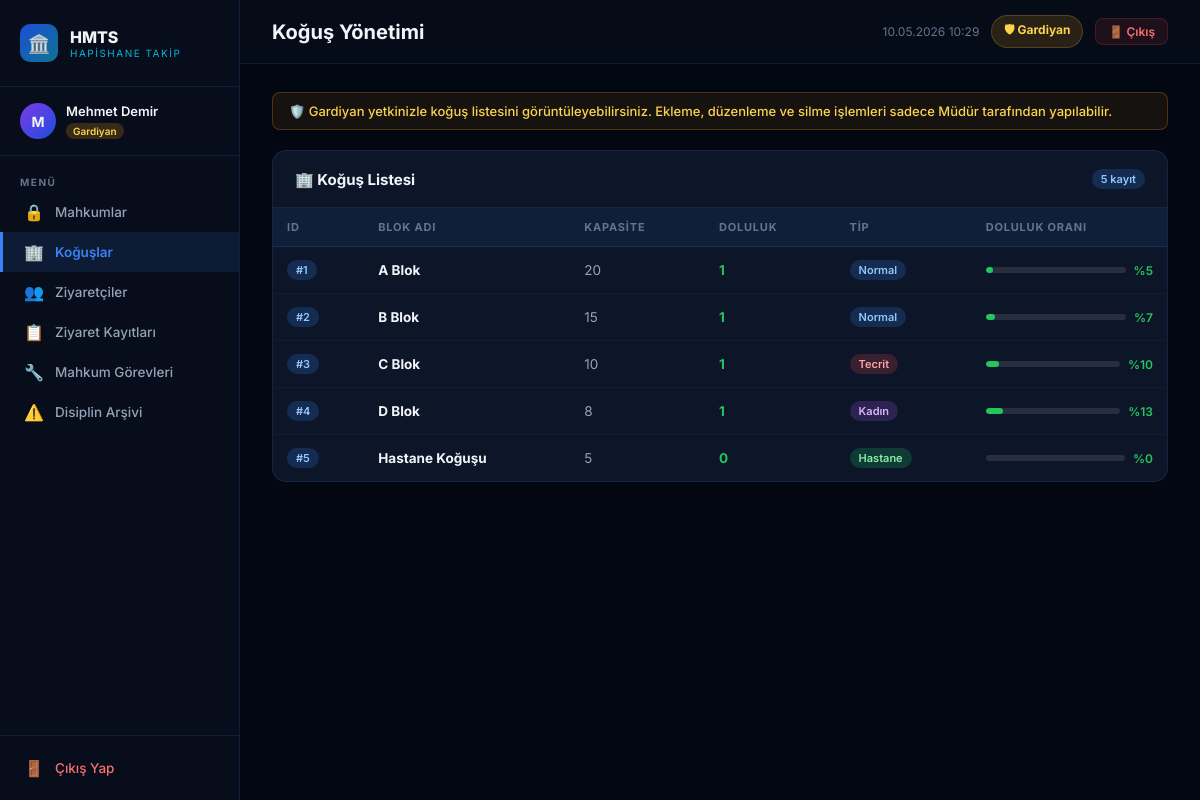
Page /frontend/koguslar.php (signed in) on the committed database.
### tables this page shows
CREATE TABLE IF NOT EXISTS koguslar (
    kogus_id   INT AUTO_INCREMENT PRIMARY KEY,
    blok_adi   VARCHAR(100) NOT NULL,
    kapasite   INT DEFAULT 10,
    tip        VARCHAR(50) DEFAULT 'Normal'
);

### frontend/koguslar.php (the view, shortened to what this page needs)
<?php
require_once '../../backend/baglanti.php';
require_once '_layout.php';
$user_role = $_SESSION['hmts_user_role'] ?? '';
$is_mudur  = ($user_role === 'Müdür');
$koguslar = mysqli_query($baglanti, "
    SELECT k.*, COUNT(m.mahkum_id) as dolu
    FROM koguslar k
    LEFT JOIN mahkumlar m ON k.kogus_id = m.kogus_id
    GROUP BY k.kogus_id
    ORDER BY k.blok_adi
");
?>
<?php if ($is_mudur): ?>
<div class="card" style="margin-bottom:24px;">
    <div class="card-header"><span class="card-title">➕ Yeni Koğuş Ekle</span></div>
    <div class="card-body">
        <form action="koguslar.php" method="GET">
            <div class="form-grid">
                <div class="form-group">
                    <label class="form-label">Blok Adı</label>
                    <input class="form-control" type="text" name="blok_adi" placeholder="Örn: A Blok" required>
                </div>
                <div class="form-group">
                    <label class="form-label">Kapasite</label>
                    <input class="form-control" type="number" name="kapasite" placeholder="Kişi sayısı" min="1" value="10">
                </div>
                <div class="form-group">
                    <label class="form-label">Tip</label>
                    <select class="form-control" name="tip">
                        <option value="Normal">Normal</option>
                        <option value="Tecrit">Tecrit</option>
                        <option value="Kadın">Kadın</option>
                        <option value="Çocuk">Çocuk</option>
                        <option value="Hastane">Hastane</option>
                    </select>
                </div>
            </div>
            <div style="margin-top:16px;">
                <button type="submit" name="kaydet" value="1" class="btn btn-success">💾 Kaydet</button>
            </div>
        </form>
    </div>
</div>
<?php else: ?>
<div class="readonly-notice">
    🛡️ Gardiyan yetkinizle koğuş listesini görüntüleyebilirsiniz. Ekleme, düzenleme ve silme işlemleri sadece Müdür tarafından yapılabilir.
</div>
<?php endif; ?>
<div class="card">
    <div class="card-header">
        <span class="card-title">🏢 Koğuş Listesi</span>
        <span class="badge badge-blue"><?= mysqli_num_rows($koguslar) ?> kayıt</span>
    </div>
    <div class="table-wrap">
        <table>
            <thead>
                <tr>
                    <th>ID</th><th>Blok Adı</th><th>Kapasite</th><th>Doluluk</th><th>Tip</th><th>Doluluk Oranı</th>
                </tr>
            </thead>
            <tbody>
            <?php if (mysqli_num_rows($koguslar) === 0): ?>
                <tr><td colspan="<?= $is_mudur ? 7 : 6 ?>"><div class="empty-state"><div class="empty-icon">🏢</div><p>Henüz koğuş kaydı yok.</p></div></td></tr>
            <?php else: while ($k = mysqli_fetch_assoc($koguslar)):
                $oran = $k['kapasite'] > 0 ? round(($k['dolu'] / $k['kapasite']) * 100) : 0;
                $oran_renk = $oran >= 90 ? '#ef4444' : ($oran >= 70 ? '#f59e0b' : '#22c55e');
                $tip_badge = match($k['tip']) {
                    'Tecrit'   => 'badge-red',
                    'Kadın'    => 'badge-purple',
                    'Çocuk'    => 'badge-yellow',
                    'Hastane'  => 'badge-green',
                    default    => 'badge-blue'
                };
            ?>
                <tr>
                    <td><span class="badge badge-blue">#<?= $k['kogus_id'] ?></span></td>
                    <td><strong style="color:var(--text)"><?= htmlspecialchars($k['blok_adi']) ?></strong></td>
                    <td><?= $k['kapasite'] ?></td>
                    <td><strong style="color:<?= $oran_renk ?>"><?= $k['dolu'] ?></strong></td>
                    <td><span class="badge <?= $tip_badge ?>"><?= htmlspecialchars($k['tip']) ?></span></td>
                    <td>
                        <div style="display:flex;align-items:center;gap:8px;">
                            <div style="flex:1;height:6px;background:rgba(255,255,255,0.1);border-radius:10px;overflow:hidden;">
                                <div style="width:<?= $oran ?>%;height:100%;background:<?= $oran_renk ?>;border-radius:10px;"></div>
                            </div>
                            <span style="font-size:12px;color:<?= $oran_renk ?>;font-weight:600;white-space:nowrap;">%<?= $oran ?></span>
                        </div>
                    </td>
                </tr>
            <?php endwhile; endif; ?>
            </tbody>
        </table>
    </div>
</div>

### frontend/_layout.php (style rules this page uses)
*, *::before, *::after { box-sizing: border-box; margin: 0; padding: 0; }
:root { --sidebar-w: 240px; --primary: #3b82f6; --primary-d: #1d4ed8; --accent: #06b6d4; --success: #22c55e; --warning: #f59e0b; --danger: #ef4444; --bg-deep: #030712; --bg-sidebar: #070d1a; --bg-card: #0d1629; --bg-card2: #111d35; --border: rgba(59,130,246,0.15); --border-h: rgba(59,130,246,0.4); --text: #f1f5f9; --text-muted: #64748b; --text-sub: #94a3b8; }
html, body { height: 100%; }
body { font-family: 'Inter', sans-serif; background: var(--bg-deep); color: var(--text); display: flex; min-height: 100vh; }
.card { background: var(--bg-card); border: 1px solid var(--border); border-radius: 14px; overflow: hidden; }
.card-header { padding: 18px 22px; border-bottom: 1px solid var(--border); display: flex; align-items: center; justify-content: space-between; }
.card-title { font-size: 15px; font-weight: 700; color: var(--text); }
.table-wrap { overflow-x: auto; }
table { width: 100%; border-collapse: collapse; }
thead tr { background: rgba(59,130,246,0.08); }
th { padding: 12px 14px; font-size: 11px; font-weight: 700; color: var(--text-muted); text-align: left; letter-spacing: 0.8px; text-transform: uppercase; border-bottom: 1px solid var(--border); white-space: nowrap; }
td { padding: 13px 14px; font-size: 13.5px; color: var(--text-sub); border-bottom: 1px solid rgba(59,130,246,0.06); }
tbody tr { transition: background 0.15s; }
tbody tr:last-child td { border-bottom: none; }
.badge { display: inline-flex; align-items: center; gap: 4px; padding: 3px 9px; border-radius: 20px; font-size: 11px; font-weight: 600; }
.badge-blue { background:rgba(59,130,246,0.2); color:#93c5fd; }
.badge-green { background:rgba(34,197,94,0.2); color:#86efac; }
.badge-red { background:rgba(239,68,68,0.2); color:#fca5a5; }
.badge-purple { background:rgba(168,85,247,0.2); color:#d8b4fe; }
.readonly-notice { display:flex; align-items:center; gap:10px; padding:10px 16px; border-radius:8px; margin-bottom:20px; background:rgba(245,158,11,0.08); border:1px solid rgba(245,158,11,0.25); color:#fcd34d; font-size:13px; font-weight:500; }

### rows in the picture
koguslar: kogus_id "1", blok_adi "A Blok", kapasite "20", dolu "1", tip "Normal", oran "5"
koguslar: kogus_id "2", blok_adi "B Blok", kapasite "15", dolu "1", tip "Normal", oran "7"
koguslar: kogus_id "3", blok_adi "C Blok", kapasite "10", dolu "1", tip "Tecrit"
koguslar: kogus_id "4", blok_adi "D Blok", kapasite "8", dolu "1", tip "Kadın", oran "13"
koguslar: kogus_id "5", blok_adi "Hastane Koğuşu", kapasite "5", dolu "0", tip "Hastane", oran "0"

### other values in the picture
mb_substr($user_name, 0, 1) "M"
$user_name "Mehmet Demir"
$user_role "Gardiyan"
$item['icon'] "🔒"
$item['label'] "Mahkumlar"
$item['icon'] "🏢"
$item['label'] "Koğuşlar"
$item['icon'] "👥"
$item['label'] "Ziyaretçiler"
$item['icon'] "📋"
$item['label'] "Ziyaret Kayıtları"
$item['icon'] "🔧"
$item['label'] "Mahkum Görevleri"
$item['icon'] "⚠️"
$item['label'] "Disiplin Arşivi"
